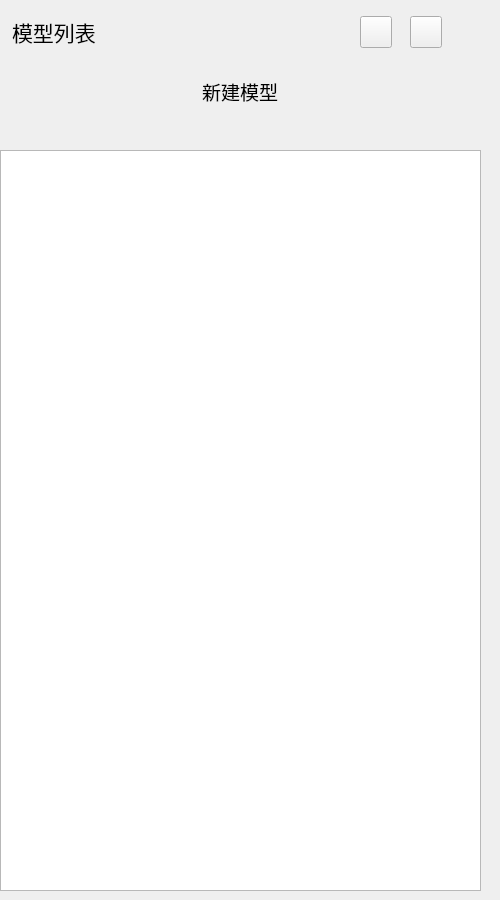
      <widget class="QWidget" name="tabModelView_2">
       <attribute name="title">
        <string>模型显示</string>
       </attribute>
       <widget class="QListWidget" name="listWidget3DMode">
        <property name="geometry">
         <rect>
          <x>0</x>
          <y>150</y>
          <width>481</width>
          <height>741</height>
         </rect>
        </property>
        <property name="styleSheet">
         <string notr="true">QListWidget::item
{
    padding-left:16px;
    padding-right:16px;
}</string>
        </property>
        <property name="verticalScrollBarPolicy">
         <enum>Qt::ScrollBarAsNeeded</enum>
        </property>
        <property name="horizontalScrollBarPolicy">
         <enum>Qt::ScrollBarAlwaysOff</enum>
        </property>
       </widget>
       <widget class="QWidget" name="widget_2" native="true">
        <property name="geometry">
         <rect>
          <x>0</x>
          <y>0</y>
          <width>491</width>
          <height>151</height>
         </rect>
        </property>
        <widget class="QPushButton" name="btnAllUnvisible3D">
         <property name="geometry">
          <rect>
           <x>360</x>
           <y>16</y>
           <width>32</width>
           <height>32</height>
          </rect>
         </property>
         <property name="text">
          <string/>
         </property>
        </widget>
        <widget class="QPushButton" name="btnNew3DModel">
         <property name="geometry">
          <rect>
           <x>20</x>
           <y>61</y>
           <width>440</width>
           <height>60</height>
          </rect>
         </property>
         <property name="sizePolicy">
          <sizepolicy hsizetype="Preferred" vsizetype="Preferred">
           <horstretch>0</horstretch>
           <verstretch>0</verstretch>
          </sizepolicy>
         </property>
         <property name="font">
          <font>
           <family>微软雅黑 Light</family>
           <pointsize>14</pointsize>
          </font>
         </property>
         <property name="text">
          <string>新建模型</string>
         </property>
         <property name="flat">
          <bool>true</bool>
         </property>
        </widget>
        <widget class="QPushButton" name="btnAllUnvisible2D">
         <property name="geometry">
          <rect>
           <x>410</x>
           <y>16</y>
           <width>32</width>
           <height>32</height>
          </rect>
         </property>
         <property name="text">
          <string/>
         </property>
        </widget>
        <widget class="QLabel" name="label_3">
         <property name="geometry">
          <rect>
           <x>12</x>
           <y>16</y>
           <width>88</width>
           <height>32</height>
          </rect>
         </property>
         <property name="font">
          <font>
           <pointsize>16</pointsize>
          </font>
         </property>
         <property name="text">
          <string>模型列表</string>
         </property>
        </widget>
       </widget>
      </widget>
